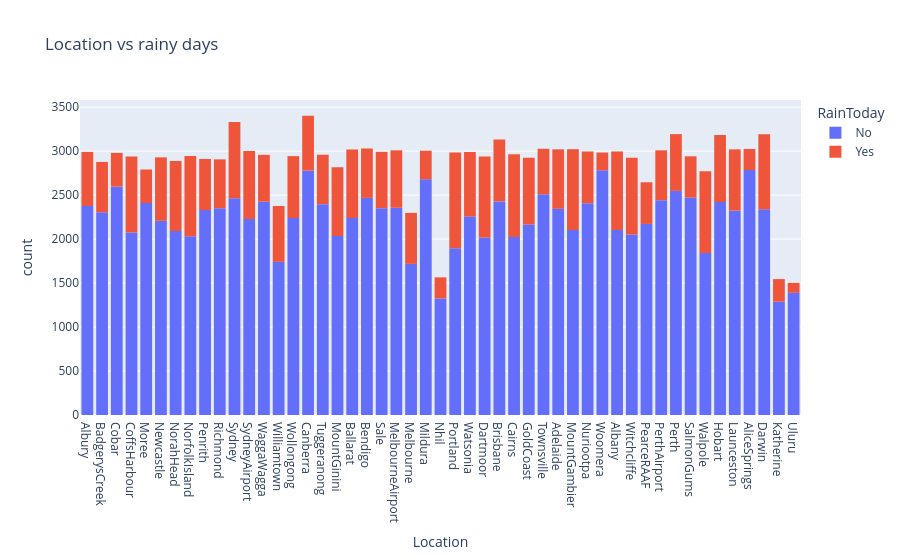

Notebook cell for this chart:
### Code cell
import plotly.express as px
import matplotlib
import matplotlib.pyplot as plt
import seaborn as sns
%matplotlib inline

sns.set_style('darkgrid')
matplotlib.rcParams['font.size']=14
matplotlib.rcParams['figure.figsize']=(10,6)
matplotlib.rcParams['figure.facecolor']= '#00000000'


px.histogram(raw_df, x='Location', title='Location vs rainy days', color='RainToday')

### Figure 1 — Plotly figure (JSON) as saved in the notebook; plotly's stock layout.template omitted (floating-point values rounded to 4 significant figures; data arrays with more than 128 entries replaced by an {"elided": "..."} marker saying what was removed)
{"data": [{"bingroup": "x", "hovertemplate": "RainToday=No<br>Location=%{x}<br>count=%{y}<extra></extra>", "legendgroup": "No", "marker": {"color": "#636efa", "pattern": {"shape": ""}}, "name": "No", "orientation": "v", "showlegend": true, "type": "histogram", "x": {"elided": "109332 str values"}, "xaxis": "x", "yaxis": "y"}, {"bingroup": "x", "hovertemplate": "RainToday=Yes<br>Location=%{x}<br>count=%{y}<extra></extra>", "legendgroup": "Yes", "marker": {"color": "#EF553B", "pattern": {"shape": ""}}, "name": "Yes", "orientation": "v", "showlegend": true, "type": "histogram", "x": {"elided": "31455 str values"}, "xaxis": "x", "yaxis": "y"}], "layout": {"barmode": "relative", "legend": {"title": {"text": "RainToday"}, "tracegroupgap": 0}, "title": {"text": "Location vs rainy days"}, "xaxis": {"anchor": "y", "domain": [0, 1], "title": {"text": "Location"}}, "yaxis": {"anchor": "x", "domain": [0, 1], "title": {"text": "count"}}}}
